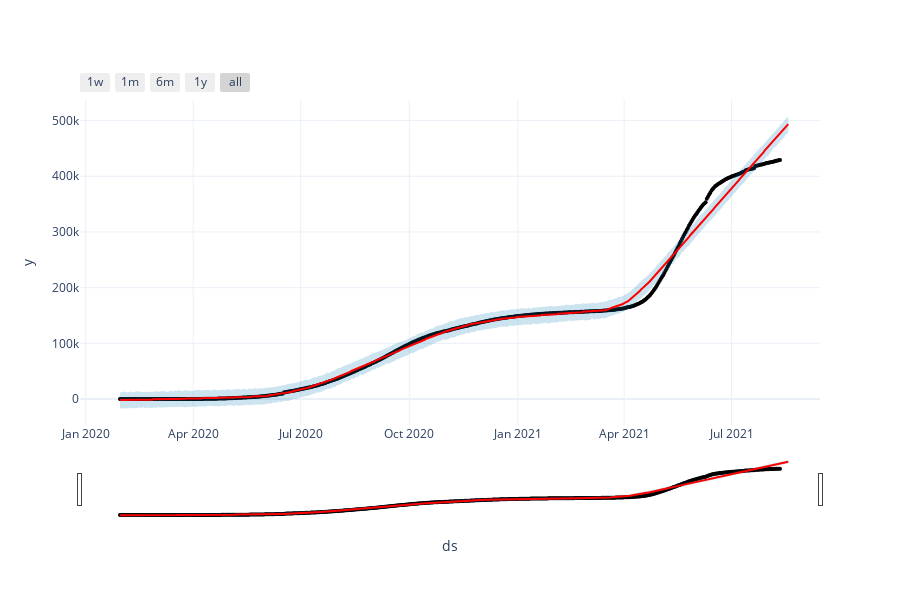

The notebook cell this image was saved under:
### Code cell
#interactive plot displaying the number of deaths in the country for a week,a month, 6 months ,1yr and the overall trend.

plot6 = plot_plotly(mod3, forecast_india_deaths) 

plot6.update_layout(template='plotly_white')   #setting the template style
plot6.update_traces(line_color='red')          #setting the colour of the trace
iplot(plot6)

### Figure 1 — Plotly figure (JSON) as saved in the notebook; plotly's stock layout.template omitted (floating-point values rounded to 4 significant figures; data arrays with more than 128 entries replaced by an {"elided": "..."} marker saying what was removed)
{"data": [{"line": {"color": "red"}, "marker": {"color": "black", "size": 4}, "mode": "markers", "name": "Actual", "type": "scatter", "x": {"elided": "560 str values"}, "y": {"elided": "560 int values"}}, {"hoverinfo": "skip", "line": {"color": "red", "width": 0}, "mode": "lines", "type": "scatter", "x": {"elided": "567 str values"}, "y": {"elided": "567 float values"}}, {"fill": "tonexty", "fillcolor": "rgba(0, 114, 178, 0.2)", "line": {"color": "red", "width": 2}, "mode": "lines", "name": "Predicted", "type": "scatter", "x": {"elided": "567 str values"}, "y": {"elided": "567 float values"}}, {"fill": "tonexty", "fillcolor": "rgba(0, 114, 178, 0.2)", "hoverinfo": "skip", "line": {"color": "red", "width": 0}, "mode": "lines", "type": "scatter", "x": {"elided": "567 str values"}, "y": {"elided": "567 float values"}}], "layout": {"height": 600, "showlegend": false, "width": 900, "xaxis": {"rangeselector": {"buttons": [{"count": 7, "label": "1w", "step": "day", "stepmode": "backward"}, {"count": 1, "label": "1m", "step": "month", "stepmode": "backward"}, {"count": 6, "label": "6m", "step": "month", "stepmode": "backward"}, {"count": 1, "label": "1y", "step": "year", "stepmode": "backward"}, {"step": "all"}]}, "rangeslider": {"visible": true}, "title": {"text": "ds"}, "type": "date"}, "yaxis": {"title": {"text": "y"}}}}
